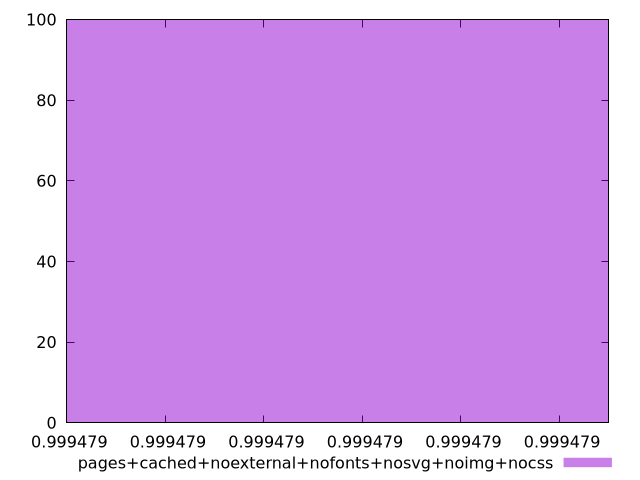

The script that saved this image:
$_pagesCachedNoexternalNofontsNosvgNoimgNocss <<EOF
0.9994787290782651 100
EOF
set key outside below
set terminal pngcairo
set output "report_00004_2020-11-02T20-21-41.718Z/uses-long-cache-ttl/pages+cached+noexternal+nofonts+nosvg+noimg+nocss//hist.png"
set yrange [0:100]
set boxwidth 1.2969186812188236e-15
set style fill transparent solid 0.5 noborder
plot $_pagesCachedNoexternalNofontsNosvgNoimgNocss title "pages+cached+noexternal+nofonts+nosvg+noimg+nocss" with boxes ,
